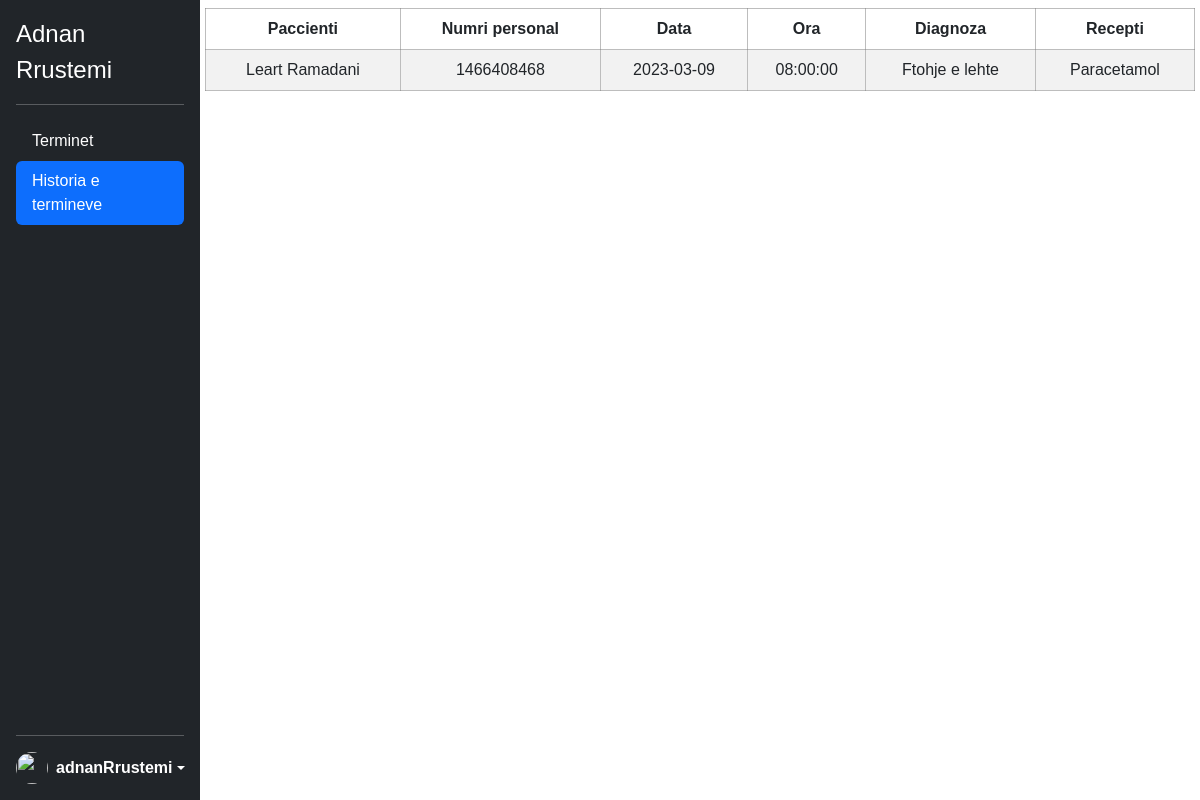
Page /doctorSide/historiaTermineve.php (signed in) on the committed database.
### tables this page shows
CREATE TABLE `historia_e_termineve` (
  `id` int(11) NOT NULL,
  `doktori` varchar(100) NOT NULL,
  `departamenti` varchar(100) NOT NULL,
  `pacienti` varchar(100) NOT NULL,
  `numri_personal` varchar(10) NOT NULL,
  `email_pacientit` varchar(100) NOT NULL,
  `data` date NOT NULL,
  `ora` time NOT NULL,
  `diagnoza` varchar(250) NOT NULL,
  `recepti` varchar(100) NOT NULL
);

### doctorSide/historiaTermineve.php (the view, shortened to what this page needs)
<?php
include('../config.php');
?>
<!DOCTYPE html>
<html lang="en">
<head>
    <link rel="stylesheet" href="../css/main.css">
    <link href="https://cdn.jsdelivr.net/npm/bootstrap@5.2.0-beta1/dist/css/bootstrap.min.css" rel="stylesheet">
    <link rel="stylesheet" href="../bootstrap-5.1.3-examples/sidebars/sidebars.css">
</head>
<body>
<div class="d-flex flex-column flex-shrink-0 p-3 text-white bg-dark sidebar">
        <p class="d-flex align-items-center mb-3 mb-md-0 me-md-auto text-white text-decoration-none">
            <span class="fs-4"><?php echo $_SESSION['doctor'] ?></span>
        </p>
        <hr>
        <ul class="nav nav-pills flex-column mb-auto">
            <li class="nav-item"><a href="terminet.php" class="nav-link text-white">Terminet</a></li>
            <li class="nav-item"><a href="historiaTermineve.php" class="nav-link active" aria-current="page">Historia e termineve</a></li>
        </ul>
        <hr>
        <div class="dropdown">
            <a href="#" class="d-flex align-items-center text-white text-decoration-none dropdown-toggle" id="dropdownUser1" data-bs-toggle="dropdown" aria-expanded="false">
                <img src="https://w7.pngwing.com/pngs/200/420/png-transparent-user-profile-computer-icons-overview-rectangle-black-data-thumbnail.png" alt="" width="32" height="32" class="rounded-circle me-2">
                <strong><?php echo $_SESSION['doc_username'] ?></strong>
            </a>
        </div>
    </div>
    <?php
    $sql = "SELECT * FROM historia_e_termineve WHERE doktori=:doktori";
    $stm = $con->prepare($sql);
    $stm->bindParam(':doktori', $_SESSION['doctor']);
    $stm->execute();
    $data = $stm->fetchAll();
    if (!$data) {
        $empty = 'empty';
    } else {
        $empty = '';
    }
    ?>
    <main class="main">
        <?php if ($empty == '') : ?>
            <table class="table table-striped text-center mt-2">
                <thead>
                    <tr>
                        <th scope="col">Paccienti</th>
                        <th scope="col">Numri personal</th>
                        <th scope="col">Data</th>
                        <th scope="col">Ora</th>
                        <th scope="col">Diagnoza</th>
                        <th scope="col">Recepti</th>
                    </tr>
                </thead>
                <tbody>
                    <?php foreach ($data as $data) : ?>
                        <tr>
                            <td><?= $data['pacienti'] ?></td>
                            <td><?= $data['numri_personal'] ?></td>
                            <td><?= $data['data'] ?></td>
                            <td><?= $data['ora'] ?> </td>
                            <td><?= $data['diagnoza'] ?></td>
                            <td><?= $data['recepti'] ?></td>
                        </tr>
                    <?php endforeach; ?>
                </tbody>
            </table>
        <?php endif; ?>
    </main>
</body>
</html>

### css/main.css (style rules this page uses)
:root { --primary: #0D6EFD; --background: #081C15; --secondary: #40916C; --border: #74c69d; --focus: #95d5b2; --font-family: 'Roboto', sans-serif; --grey: #adb5bd; --darkGrey: #495057; }
* { font-family: Arial, Helvetica, sans-serif; }
body { overflow: auto !important; }
main { max-height: none !important; }
.main { display: flex; justify-content: center; width: calc(100% - 200px); margin-left: 200px; }
.sidebar { width: 200px !important; height: 100% !important; position: fixed; display: flex; flex-direction: column; z-index: 999; }
.table thead tr, .table tbody td { height: 30px !important; }
.table { width: 99% !important; }
.table thead tr th { border: 1px solid rgba(128, 128, 128, 0.521); }
.table tbody tr td { border: 1px solid rgba(128, 128, 128, 0.521); vertical-align: middle; }

### rows in the picture
historia_e_termineve: pacienti "Leart Ramadani", numri_personal "1466408468", data "2023-03-09", ora "08:00:00", diagnoza "Ftohje e lehte", recepti "Paracetamol"

### other values in the picture
$_SESSION['doctor'] "Adnan Rrustemi"
$_SESSION['doc_username'] "adnanRrustemi"
